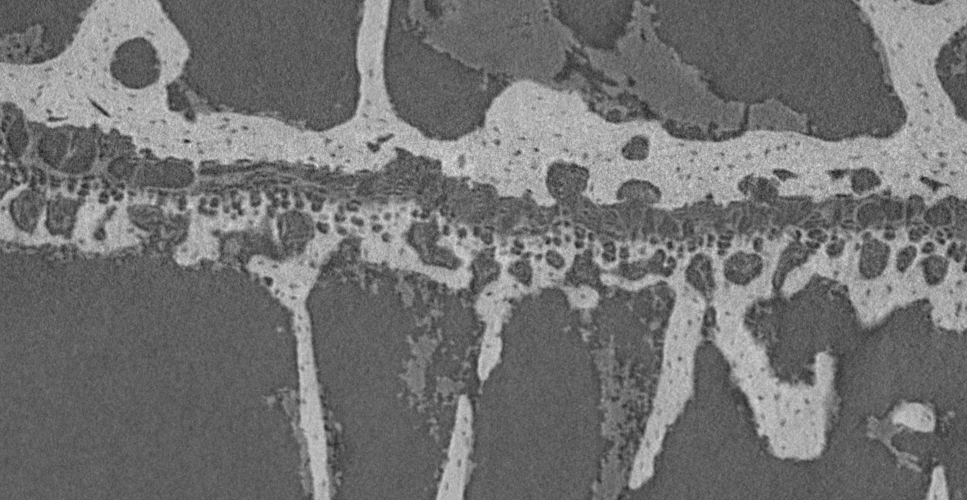
#> input picture Exam/Week 5/data/data/V8_10X_x502.png, 967 x 500 px
$ jupyter execute --allow-errors 'Exam Notebook MRF.ipynb'
#> lines starting #> are read from the running program, lines starting #| are printed output that depends on the picture
# Markov Random Fields (MRF) for Image Segmentation

MRF is a probabilistic framework in which we use contextual information to perform some type of image analysis task. In this exercise we use it to perform image segmentation. We do this because Markov Random Fields are good at handling noise (insert smoothness) in segmentation problems. In MRF image segmentation, we try to maximise our *a posterior* probability which is a combination of a likelihood term and a prior (smoothness) term. Maximising *posterior* probability is the same as minimizing the posterior energy. This means that we have two problems in MRF - a modelling problem and an optimization problem.

First we dicuss the modelling problem in which we choose to model our pixel neighbourhoods based on 1-clique and 2-clique potentials. We model likelihood as 1-clique potentials. We choose that a pixel is more likely to be assigned a class based on how close it's intensity is from the average pixel intensity within a class. We model the prior term using 2-clique potentials. We can choose to penalize a pixel class assignment based on its nearest neighbours, which is what we choose to do here. We try to minimize the function:

$E(f) = U(f|d) = U(d|f) + U(f)$.

Which, given our modelling technique is: $E(f) = \sum_{i\in C_1} V_1(f_i) + \sum_{i,j\in C_2} V_2(f_i, f_j)$. We then define $V_1(f_i) = \alpha(\mu(f_i)-d_i)^2$ and $V_2(f_i, f_j) = \{0 \text{ if } f_i = f_j, \beta \text{ otherwise}\}$.

This is the modelling part. We now have to optimize the function, which means finding the value of each pixel assignment at which the objective function takes on a minimum. We do this by constructing a graph from the energy function and then find a minimum *s-t* cut which gives us the optimal solution in polynomial time.

We try to obtain an optimal segmentation by tuning the two hyperparameters $\alpha$ and $\beta$. $\beta$ is the hyperparameter we have to tune the most, as it affects how strongly the 2-clique affects the smoothness of our segmentation.

* Practical illustration of intensity only with noisy image
* Compute energies using other simpler methods (and ground truth).
* Show optimization using Graph Cuts (build graph with s-t being classes and internal paths being class change costs).
* Show real-life example of bone tibia - low beta means that we end up segmenting noise as well. High beta means that we smoothen out air pockets.

[cell 1]
#import cv2
import imageio
import numpy as np
import matplotlib.pyplot as plt
import scipy
import sklearn
from scipy import ndimage
import math

#> (a cell that did not finish here is left out)

### What does the histogram say about obtaining an image segmentation using e.g. thresholding?
From the histogram we see, that any segmentation method only considering the pixel intensities will have a considerable error-rate. From decision theory we have, that the such a method ideally would consider.....

[cell 3]
def segmentationHistogram(img_true, img_noise, chist=True):
    hist_graph = np.zeros((3, 255))

    classes = {70. : 0,
               130. : 1,
               190. : 2}

    for i, row in enumerate(img_true):
        for j, _ in enumerate(row):
            intensity = math.floor(img_noise[i,j])-1
            if chist:
                clss = classes[img_true[i,j]]
                hist_graph[clss, intensity] +=1

    plt.hist(img_noise.flatten(), bins=255)
    if chist:
        plt.plot(np.array(range(255))+1, hist_graph[0,:])
        plt.plot(np.array(range(255))+1, hist_graph[1,:])
        plt.plot(np.array(range(255))+1, hist_graph[2,:])
    plt.show()
    return

#> (the rest of this cell did not finish here and is left out)

### A function to compute segmentation energies is implemented:

It should be noted, that the edges are not considered.

[cell 4]
alpha = 0.0005
#> alpha = 0.0005

def V2(f1, f2):
    if f1==f2:
        return 0
    else:
        return 1

def U_l(alpha, img_noise, config): # config contains the intensity values from each class
    return(np.sum(alpha*(config - img_noise)**2))

def U_p(config, beta=1):
    r, c = config.shape
    s=0
    for i in range(r-2):
        i2=i+1
        for j in range(c-2):
            j2=j+1
            s=s+beta*(V2(config[i,j], config[i+1,j])+V2(config[i,j], config[i-1,j])+V2(config[i,j], config[i,j+1])+V2(config[i,j], config[i,j-1]))
    return(s)

def segmentationEnergy(alpha, img_noise, config):
    like = U_l(alpha, img_noise, config)
    prior = U_p(config)
    print("Likelihood: ", like)
    print("Prior: ", prior)
    return(like + prior)

# The segmentation Energy for the optimal configuration:
print("Optimal configuration: ")
#> (the rest of this cell did not finish here and is left out)

### Graph Cuts for MRF:

[cell 5]
d = np.array([179, 174, 182, 162, 175, 165])
import maxflow
# Testing the gender assignement case.
beta = 100
# Create a graph with integer capacities.
#> (the rest of this cell did not finish here and is left out)

Big beta: Then contains big prior -> incentivices that neighbouring classes are the same.

beta=0: The classification will only rely on the likelihood term.

# Bone tibia example

[cell 6]
img_tibia = imageio.imread('data/data/V8_10X_x502.png').astype(float)*(1/(2**16-1))
#> img_tibia: shape (500, 967) float64; min 0.0788, max 0.911, mean 0.448
fig2, f2_axes = plt.subplots(ncols=1, nrows=1, constrained_layout=False, figsize=(9,6))
f2_axes.imshow(img_tibia, cmap = "gray")
fig2.show()

[cell 7]
# Histogram for the mouse tibia picture:
segmentationHistogram(img_tibia, img_tibia, False)
#> in segmentationHistogram, `plt.show()`:
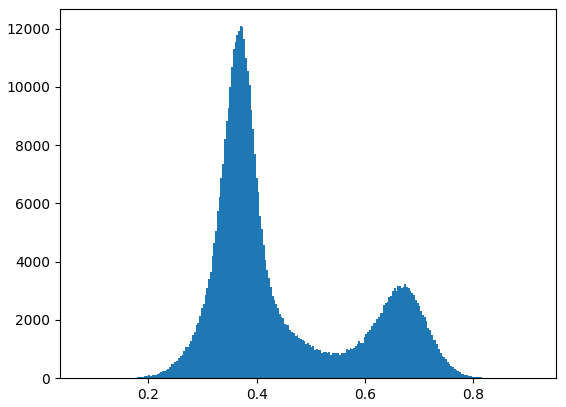
#> figure drawn by matplotlib, 1 panel; tallest bar 12082 high, from x = 0.369 to 0.372
